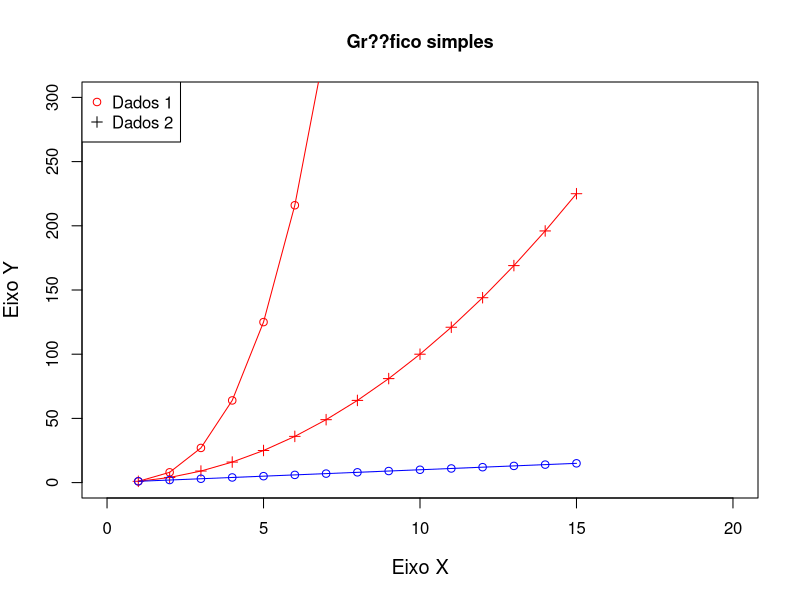
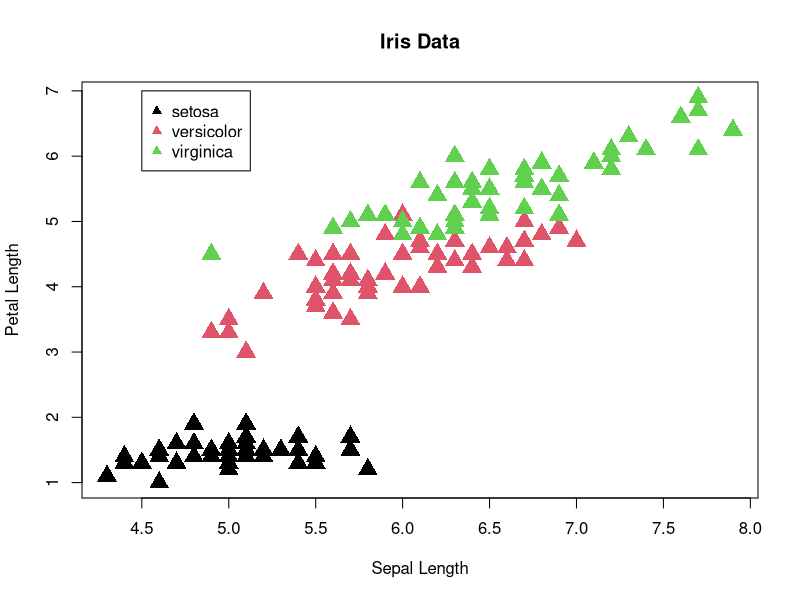
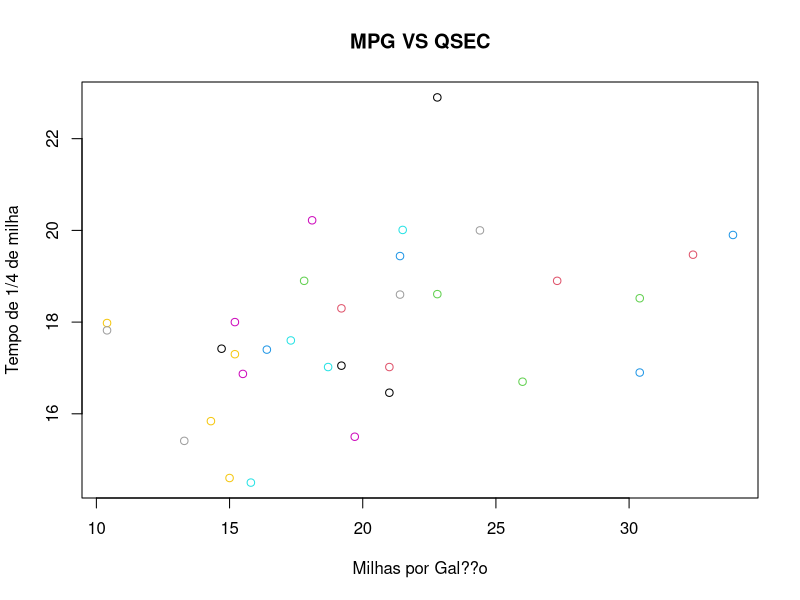
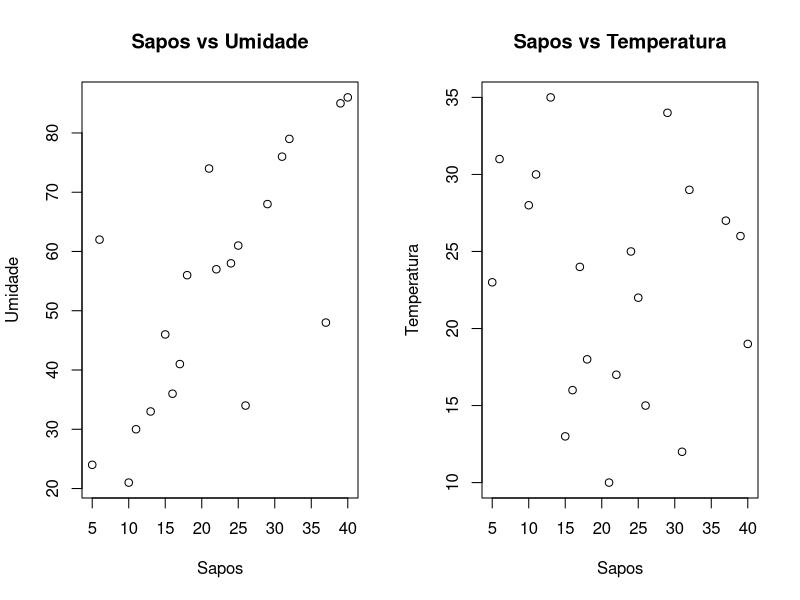

Here is the R script that generated these plots, in order:
#Grafico de Linha
x <- 1:15
y <- x**2
t <- x**3
plot(x, y, type="o", pch=3, cex=1, col="red",
     xlab="Eixo X",
     ylab="Eixo Y",
     main="Gr??fico simples",
     cex.axis=1.0,
     cex.lab=1.2,
     cex.main=1.1,
     xlim = c(0, 20), ylim=c(0, 300))
lines(t, type = "o", col = "red")
v <- x
lines(v, type="o", col = "blue")
legend("topleft", pch = c(1,3),
       col = c("red", "black"),
       legend = c("Dados 1", "Dados 2"))

# Grafico de dispers??o
# correla????o entre duas vari??veis
plot(iris$Sepal.Length,
     iris$Petal.Length,
     main = "Iris Data",
     col = iris$Species,
     pch = 17, cex=2,
     xlab = "Sepal Length",
     ylab = "Petal Length")
legend(x = 4.5, y = 7, pch = 17, col = c(1:3), legend = levels(iris$Species))

# Exercicio dispers??o
plot(mtcars$mpg,
     mtcars$qsec,
     main = "MPG VS QSEC",
     xlab = "Milhas por Gal??o",
     ylab = "Tempo de 1/4 de milha", col = c(1:32))

sapos <- c(6, 5, 10, 11, 26, 16, 17, 37, 18, 21, 22, 15, 24, 25, 29, 31, 32, 13, 39, 40)
umidade <- c(62, 24, 21, 30, 34, 36, 41, 48, 56, 74, 57, 46, 58, 61, 68, 76, 79, 33, 85, 86)
temp <- c(31, 23, 28,30,15, 16,24,27, 18,10, 17, 13, 25, 22, 34, 12, 29, 35, 26, 19)
par(mfrow=c(1,2))
plot(sapos, umidade, main = "Sapos vs Umidade", xlab = "Sapos", ylab = "Umidade")
plot(sapos, temp, main = "Sapos vs Temperatura", xlab = "Sapos", ylab = "Temperatura")
